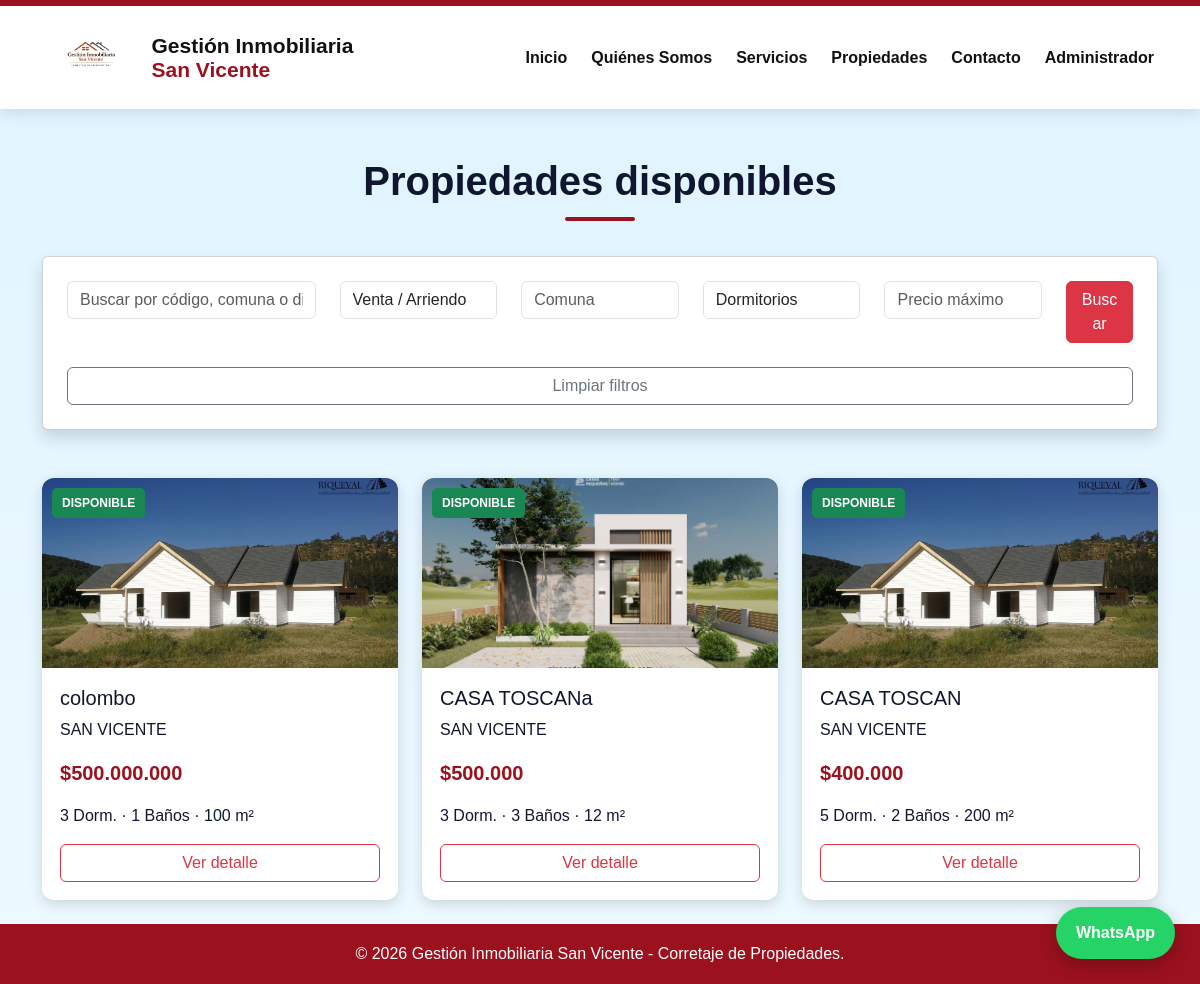
Page /propiedades/ on the committed database.
### propiedades/models.py (models this page shows, shortened)
class Propiedad(models.Model):
    TIPO_OPERACION = [
        ('Venta', 'Venta'),
        ('Arriendo', 'Arriendo'),
    ]
    TIPO_PROPIEDAD = [
        ('Casa', 'Casa'),
        ('Terreno', 'Terreno'),
        ('Parcela', 'Parcela'),
        ('Sitio', 'Sitio'),
        ('Local Comercial', 'Local Comercial'),
    ]
    ESTADO_PROPIEDAD = [
        ('Disponible', 'Disponible'),
        ('Reservada', 'Reservada'),
        ('Vendida', 'Vendida'),
        ('Arrendada', 'Arrendada'),
    ]
    codigo = models.CharField(max_length=20, unique=True, blank=True, null=True)
    titulo = models.CharField(max_length=150)
    tipo_operacion = models.CharField(max_length=20, choices=TIPO_OPERACION)
    tipo_propiedad = models.CharField(max_length=50, choices=TIPO_PROPIEDAD)
    estado = models.CharField(max_length=20, choices=ESTADO_PROPIEDAD, default='Disponible')
    precio = models.IntegerField()
    comuna = models.CharField(max_length=100)
    direccion = models.CharField(max_length=200)
    dormitorios = models.IntegerField(default=0)
    banos = models.IntegerField(default=0)
    metros_cuadrados = models.IntegerField(default=0)
    descripcion = models.TextField()
    destacada = models.BooleanField(default=False)
    imagen_principal = models.ImageField(upload_to='propiedades/', blank=True, null=True)
    fecha_publicacion = models.DateTimeField(auto_now_add=True, null=True, blank=True)

### propiedades/views.py (the view, shortened to what this page needs)
# urls.py: path('', include('propiedades.urls')),
def propiedades(request):
    propiedades = Propiedad.objects.filter(
    estado='Disponible'
    ).order_by('-fecha_publicacion')
    buscar = request.GET.get('buscar', '')
    operacion = request.GET.get('operacion', '')
    comuna = request.GET.get('comuna', '')
    dormitorios = request.GET.get('dormitorios', '')
    precio_max = request.GET.get('precio_max', '')
    if operacion:
        propiedades = propiedades.filter(tipo_operacion=operacion)
    if comuna:
        propiedades = propiedades.filter(comuna__icontains=comuna)
    if dormitorios:
        propiedades = propiedades.filter(dormitorios=dormitorios)
    if precio_max:
        precio_max = precio_max.replace(".", "").replace(",", "").replace(" ", "")
        if precio_max.isdigit():
            propiedades = propiedades.filter(precio__lte=int(precio_max))
    return render(request, 'propiedades/propiedades.html', {
        'propiedades': propiedades
    })

### propiedades/templatetags/formato.py (called while the page is built)
@register.filter
def precio_chileno(valor):
    try:
        valor = int(valor)
        return f"{valor:,}".replace(",", ".")
    except:
        return valor

### propiedades/templates/propiedades/propiedades.html (shortened to what this page needs)
{% extends 'propiedades/base.html' %}
{% load formato %}
{% block contenido %}
<div class="container mt-5">
    <h1 class="titulo-seccion">Propiedades disponibles</h1>
    <div class="card shadow p-4 mb-5">
        <form method="GET">
            <div class="row">
                <div class="col-md-3 mb-3">
                    <input type="text" name="buscar" class="form-control"
                           placeholder="Buscar por código, comuna o dirección"
                           value="{{ request.GET.buscar }}">
                </div>
                <div class="col-md-2 mb-3">
                    <select name="operacion" class="form-control">
                        <option value="">Venta / Arriendo</option>
                    </select>
                </div>
                <div class="col-md-2 mb-3">
                    <input type="text" name="comuna" class="form-control"
                           placeholder="Comuna"
                           value="{{ request.GET.comuna }}">
                </div>
                <div class="col-md-2 mb-3">
                    <select name="dormitorios" class="form-control">
                        <option value="">Dormitorios</option>
                    </select>
                </div>
                <div class="col-md-2 mb-3">
                    <input type="text" name="precio_max" class="form-control"
                           placeholder="Precio máximo"
                           value="{{ request.GET.precio_max }}">
                </div>
                <div class="col-md-1 mb-3">
                    <button class="btn btn-danger w-100">Buscar</button>
                </div>
            </div>
        </form>
        <a href="/propiedades/" class="btn btn-outline-secondary mt-2">
            Limpiar filtros
        </a>
    </div>
    <div class="row">
        {% for propiedad in propiedades %}
        <div class="col-md-4 mb-4">
            <div class="card-propiedad">
                <span class="estado {{ propiedad.estado|lower }}">
                    {{ propiedad.estado|upper }}
                </span>
                {% if propiedad.imagen_principal %}
                    <img src="{{ propiedad.imagen_principal.url }}" class="card-img-top">
                {% else %}
                    <img src="https://images.unsplash.com/photo-1564013799919-ab600027ffc6" class="card-img-top">
                {% endif %}
                <div class="card-body">
                    <h5>{{ propiedad.titulo }}</h5>
                    <p>{{ propiedad.comuna }}</p>
                    <p class="precio">
                        ${{ propiedad.precio|precio_chileno }}
                    </p>
                    <p>
                        {{ propiedad.dormitorios }} Dorm. ·
                        {{ propiedad.banos }} Baños ·
                        {{ propiedad.metros_cuadrados }} m²
                    </p>
                    <a href="{% url 'detalle' propiedad.id %}"
                       class="btn btn-outline-danger w-100">
                        Ver detalle
                    </a>
                </div>
            </div>
        </div>
        {% empty %}
        <div class="text-center">
            <h4>No se encontraron propiedades.</h4>
            <p>Intenta cambiar los filtros de búsqueda.</p>
        </div>
        {% endfor %}
    </div>
</div>
{% endblock %}

### rows in the picture
Propiedad: estado "DISPONIBLE", imagen_principal (picture), titulo "colombo", comuna "SAN VICENTE", precio|precio_chileno "500.000.000", dormitorios "3", banos "1", metros_cuadrados "100"
Propiedad: estado "DISPONIBLE", imagen_principal (picture), titulo "CASA TOSCANa", comuna "SAN VICENTE", precio|precio_chileno "500.000", dormitorios "3", banos "3", metros_cuadrados "12"
Propiedad: estado "DISPONIBLE", imagen_principal (picture), titulo "CASA TOSCAN", comuna "SAN VICENTE", precio|precio_chileno "400.000", dormitorios "5", banos "2", metros_cuadrados "200"
